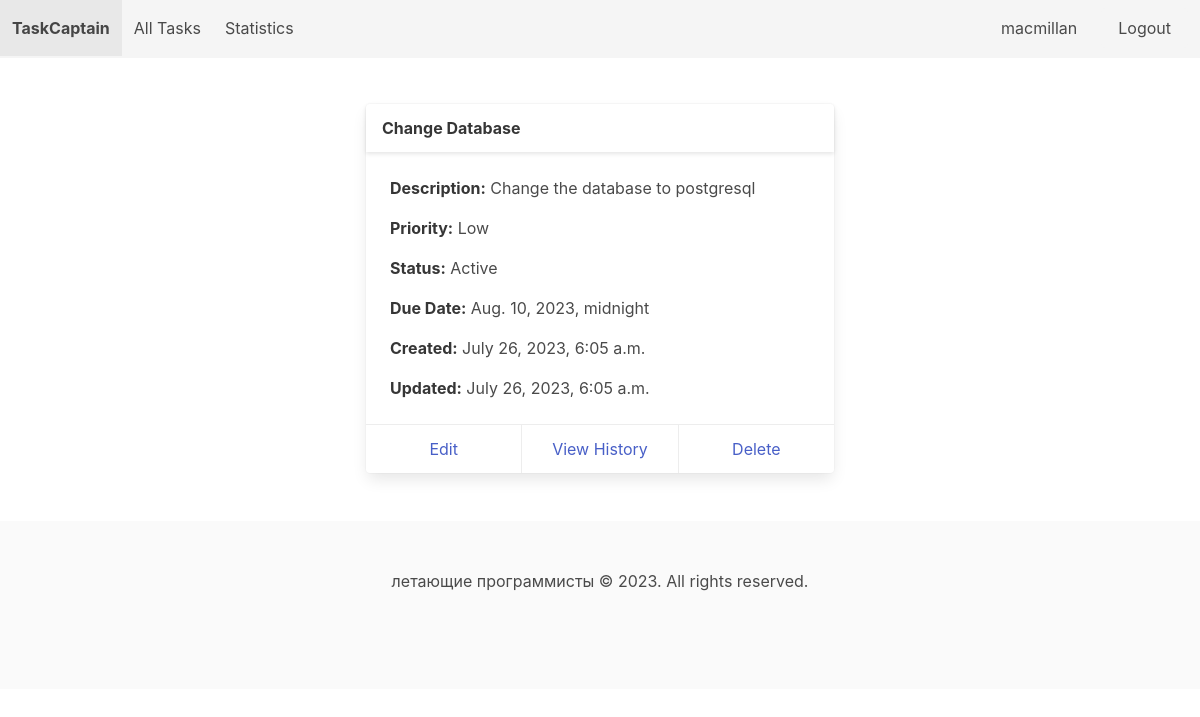
The page /task/34/ (signed in) on the database its author committed.
### users/models.py (models this page shows)
class User(AbstractUser):
    pass

### tasks/models.py (models this page shows)
class Task(models.Model):
    title = models.CharField(max_length=200)
    description = models.TextField()
    created_at = models.DateTimeField(auto_now_add=True)
    updated_at = models.DateTimeField(auto_now=True)
    owner = models.ForeignKey(settings.AUTH_USER_MODEL, on_delete=models.CASCADE)
    due_date = models.DateTimeField(null=True, blank=True)
    PRIORITY_CHOICES = (
        ('Low', 'Low'),
        ('Medium', 'Medium'),
        ('High', 'High'),
    )
    priority = models.CharField(choices=PRIORITY_CHOICES, default='Low',max_length=20)
    STATUS_CHOICES = (
        ('Active', 'Active'),
        ('Completed', 'Completed'),
    )
    status = models.CharField(choices=STATUS_CHOICES, default='Active',max_length=20)

### tasks/views.py (the view)
# urls.py: path('task/<int:pk>/', views.task_detail, name='task_detail'),
@login_required
def task_detail(request, pk):
    task = get_object_or_404(Task, pk=pk, owner=request.user)
    return render(request, 'task_detail.html', {'task': task})

### tasks/templates/task_detail.html
{% extends 'base.html' %}
{% block content %}
  <section class="section">
    <div class="container">
      <div class="columns is-centered">
        <div class="column is-half">
          <div class="card">
            <header class="card-header">
              <p class="card-header-title">{{ task.title }}</p>
            </header>
            <div class="card-content">
              <div class="content">
                <p><strong>Description:</strong> {{ task.description }}</p>
                <p><strong>Priority:</strong> {{ task.priority }}</p>
                <p><strong>Status:</strong> {{ task.status }}</p>
                <p><strong>Due Date:</strong> {{ task.due_date | default_if_none:"Not set" }}</p>
                <p><strong>Created:</strong> {{ task.created_at }}</p>
                <p><strong>Updated:</strong> {{ task.updated_at }}</p>
              </div>
            </div>
            <footer class="card-footer">
              <a href="{% url 'tasks:task_edit' task.pk %}" class="card-footer-item">Edit</a>
              <a href="{% url 'tasks:task_history' task.pk %}" class="card-footer-item">View History</a>
              <a href="{% url 'tasks:task_delete' task.pk %}" class="card-footer-item">Delete</a>
            </footer>
          </div>
        </div>
      </div>
    </div>
  </section>
{% endblock %}

### templates/base.html (shortened to what this page needs)
<!DOCTYPE html>
<html lang="en">
  {% load static %}
<head>
  <link rel="stylesheet" href="https://cdn.jsdelivr.net/npm/bulma@0.9.4/css/bulma.min.css">
   <link href="{% static 'fontawesomefree/css/fontawesome.css' %}" rel="stylesheet" type="text/css">
   <link href="{% static 'fontawesomefree/css/brands.css' %}" rel="stylesheet" type="text/css">
   <link href="{% static 'fontawesomefree/css/solid.css' %}" rel="stylesheet" type="text/css">
  <link rel="stylesheet" href="https://cdn.jsdelivr.net/npm/flatpickr/dist/flatpickr.min.css">
</head>
<body>
  <nav class="navbar is-light has-shadow" role="navigation" aria-label="main navigation">
    <div class="navbar-brand">
      <a class="navbar-item" href="{% url 'tasks:task_list' %}">
        <strong>TaskCaptain</strong>
      </a>
    </div>
    <div class="navbar-menu">
      {% if user.is_authenticated %}
      <div class="navbar-start">
        <a class="navbar-item" href="{% url 'tasks:task_list' %}">
          All Tasks
        </a>
        <a class="navbar-item" href="{% url 'tasks:task_stats' %}">
          Statistics
        </a>
      </div>
      {% endif %}
    </div>
    <div class="navbar-end">
      {% if user.is_authenticated %}
        <div class="navbar-item">
          <span>{{ user.username }}</span>
        </div>
        <div class="navbar-item">
          <a href="{% url 'users:logout' %}" class="button is-light">
            Logout
          </a>
        </div>
      {% endif %}
    </div>
  </nav>
  {% block content %}
  {% endblock %}
  <footer class="footer">
    <div class="content has-text-centered">
      <p>
        летающие программисты &copy; {% now "Y" %}. All rights reserved.
      </p>
    </div>
  </footer>
</body>
</html>

### rows shown on the page
User: username "macmillan"
Task: title "Change Database", description "Change the database to postgresql", priority "Low", status "Active", due_date "Aug. 10, 2023, midnight", created_at "July 26, 2023, 6:05 a.m.", updated_at "July 26, 2023, 6:05 a.m."
